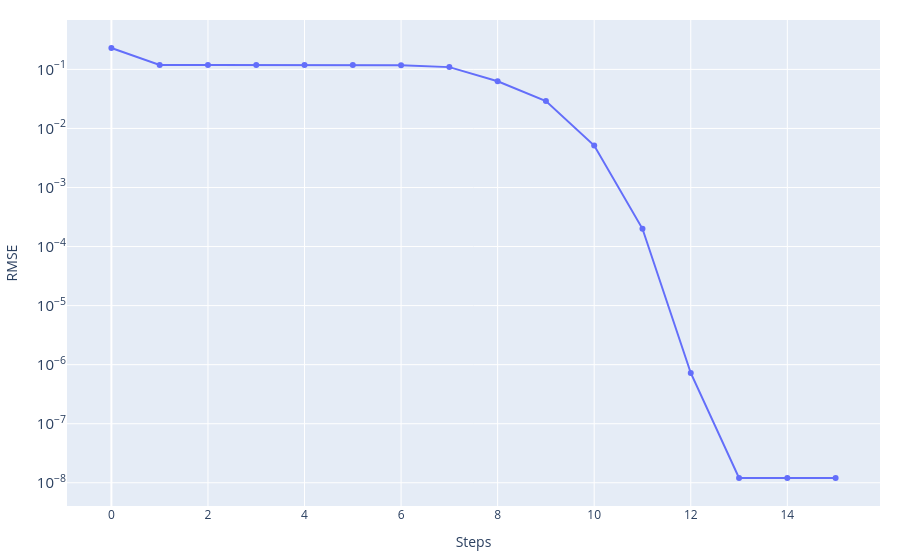
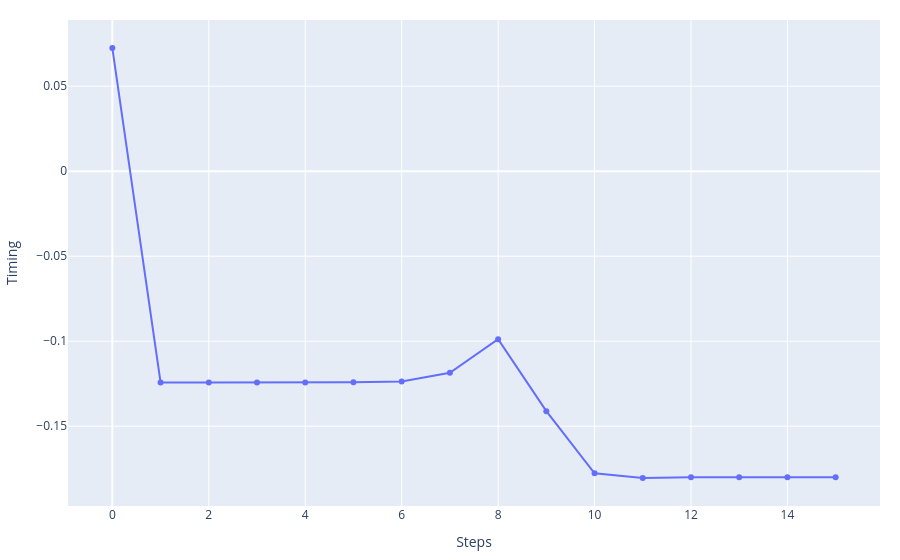
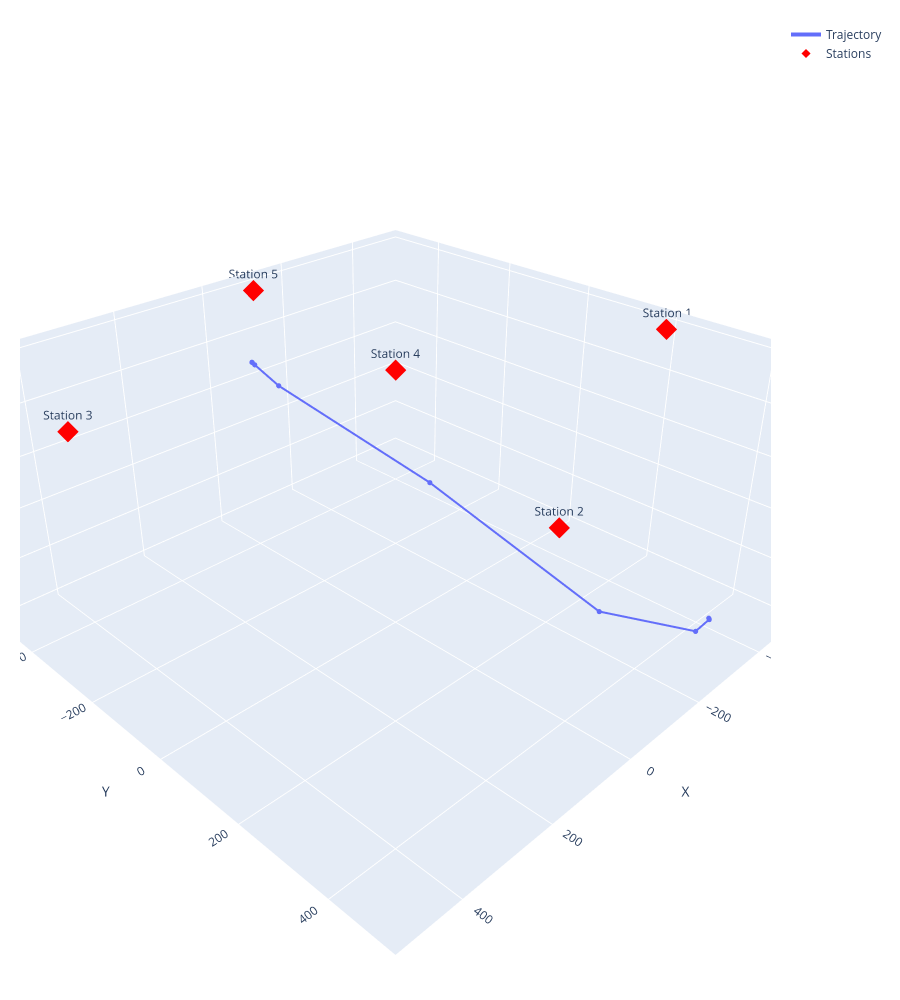

Here is the notebook cell these charts were saved with, in order:
### Code cell
event_best_GN, history_GN, cost_story_GN, misfit_fin_GN = Gauss_Newton.Gauss_Newton(
    stations=stations_norm,
    event_test=np.copy(event_ini),
    n_iteration=1_000,
    steps=np.array([1.0, 1.0, 1.0, 0.0005]),
    vp=vp)

print('Best fitt with:')
print(f'\t- RMSE = {misfit_fin_GN}')
print(f'\t- Event = {event_best_GN}')

_ = graphics.history_2d(cost_story_GN, 'RMSE', log_y=True)
_ = graphics.history_2d(history_GN[:, 3], 'Timing')
_ = graphics.history_3d(history_GN[:, :3], stations_norm)

### Figure 1 — Plotly figure (JSON) as saved in the notebook; plotly's stock layout.template omitted (floating-point values rounded to 4 significant figures)
{"data": [{"mode": "lines+markers", "name": "RMSE", "type": "scatter", "x": [0, 1, 2, 3, 4, 5, 6, 7, 8, 9, 10, 11, 12, 13, 14, 15], "y": [0.2297, 0.1187, 0.1187, 0.1187, 0.1187, 0.1186, 0.1178, 0.1092, 0.063, 0.02916, 0.00514, 0.0001998, 7.23e-07, 1.207e-08, 1.207e-08, 1.207e-08]}], "layout": {"hovermode": "x unified", "margin": {"b": 20, "l": 20, "r": 20, "t": 20}, "title": {}, "xaxis": {"showgrid": true, "title": {"text": "Steps"}}, "yaxis": {"exponentformat": "power", "showgrid": true, "title": {"text": "RMSE"}, "type": "log"}}}

### Figure 2 — Plotly figure (JSON) as saved in the notebook; plotly's stock layout.template omitted (floating-point values rounded to 4 significant figures)
{"data": [{"mode": "lines+markers", "name": "Timing", "type": "scatter", "x": [0, 1, 2, 3, 4, 5, 6, 7, 8, 9, 10, 11, 12, 13, 14, 15], "y": [0.07243, -0.1242, -0.1243, -0.1243, -0.1243, -0.1242, -0.1236, -0.1185, -0.09879, -0.1411, -0.1777, -0.1804, -0.18, -0.18, -0.18, -0.18]}], "layout": {"hovermode": "x unified", "margin": {"b": 20, "l": 20, "r": 20, "t": 20}, "title": {}, "xaxis": {"showgrid": true, "title": {"text": "Steps"}}, "yaxis": {"exponentformat": "power", "showgrid": true, "title": {"text": "Timing"}, "type": "linear"}}}

### Figure 3 — Plotly figure (JSON) as saved in the notebook; plotly's stock layout.template omitted (floating-point values rounded to 4 significant figures)
{"data": [{"customdata": ["0", "1", "2", "3", "4", "5", "6", "7", "8", "9", "10", "11", "12", "13", "14", "15"], "hovertemplate": "<b>Step %{customdata}</b><br>X: %{x:.2f}<br>Y: %{y:.2f}<br>Z: %{z:.2f}<extra></extra>", "line": {"width": 4}, "marker": {"size": 3}, "mode": "lines+markers", "name": "Trajectory", "type": "scatter3d", "x": [-52.89, -52.89, -52.89, -52.89, -52.91, -53.02, -54.13, -66.18, -178.9, -280.5, -329.0, -337.3, -336.5, -336.5, -336.5, -336.5], "y": [-457.9, -457.9, -457.9, -457.9, -457.9, -457.2, -451.1, -393.8, -84.78, 262.7, 438.9, 457.2, 456.4, 456.4, 456.4, 456.4], "z": [-137.3, -137.3, -137.3, -137.3, -137.4, -137.7, -141.2, -172.4, -315.4, -497.5, -477.8, -446.7, -443.8, -443.8, -443.8, -443.8]}, {"hovertemplate": "<b>%{text}</b><br>X: %{x:.2f}<br>Y: %{y:.2f}<br>Z: %{z:.2f}<extra></extra>", "marker": {"color": "red", "size": 7, "symbol": "diamond"}, "mode": "markers+text", "name": "Stations", "text": ["Station 1", "Station 2", "Station 3", "Station 4", "Station 5"], "textposition": "top center", "type": "scatter3d", "x": [-500.0, 200.0, 500.0, 0.0, -100.0], "y": [200.0, 500.0, -200.0, 0.0, -500.0], "z": [-10.0, -10.0, -10.0, 0.0, -10.0]}], "layout": {"height": 1000, "margin": {"b": 20, "l": 20, "r": 20, "t": 20}, "scene": {"aspectmode": "data", "camera": {"eye": {"x": 1.5, "y": 1.5, "z": 1.2}}, "xaxis": {"showgrid": true, "title": {"text": "X"}}, "yaxis": {"showgrid": true, "title": {"text": "Y"}}, "zaxis": {"showgrid": true, "title": {"text": "Z"}}}, "title": {}}}
